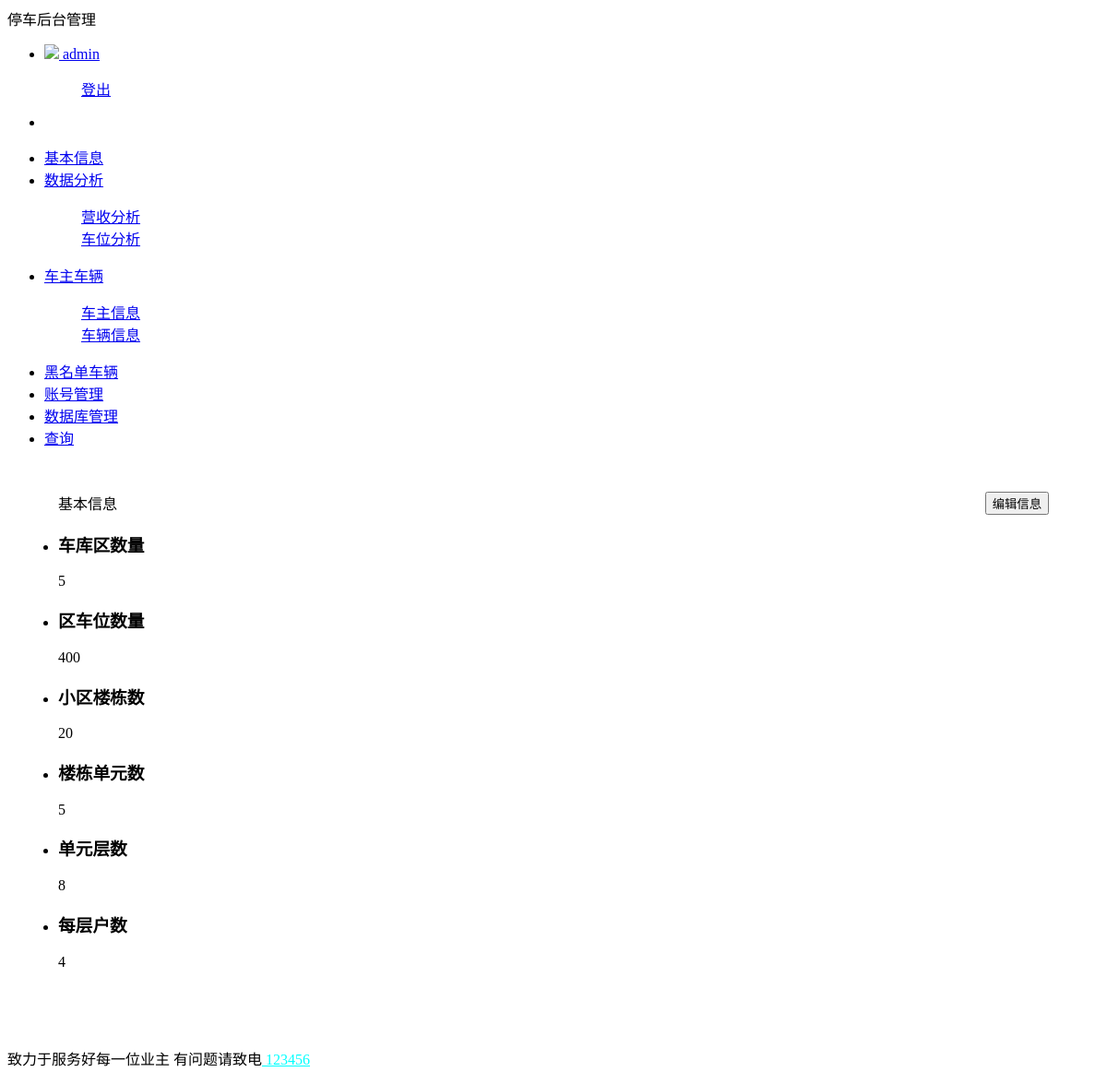
The page /ParkingManagementSystem/domain/baseinfo.php (signed in) on the database its author committed.
### tables this page shows
CREATE TABLE `baseinfo` (
  `cfs` int(11) NOT NULL COMMENT '车位分区数量',
  `cws` int(11) NOT NULL COMMENT '每个分区车位数量',
  `ls` int(11) NOT NULL COMMENT '小区楼栋数',
  `dys` int(11) NOT NULL COMMENT '楼栋单元数',
  `cs` int(11) NOT NULL COMMENT '单元层数',
  `hs` int(11) NOT NULL COMMENT '层户数'
);

### ParkingManagementSystem/domain/baseinfo.php (the view, shortened to what this page needs)
<?php
    include '../connect.php';
?>
<!DOCTYPE html>
<html>
<head>
    <link href="//cdn.staticfile.net/layui/2.9.11/css/layui.css" rel="stylesheet">
    <link href="../css/scrollable.css" rel="stylesheet">
</head>
<body>
    <div class="layui-layout layui-layout-admin">
        <div class="layui-header">
            <div class="layui-logo layui-hide-xs layui-bg-black">停车后台管理</div>
            <ul class="layui-nav layui-layout-right">
                <li class="layui-nav-item layui-hide layui-show-sm-inline-block">
                    <a href="javascript:;">
                        <img src="//unpkg.com/outeres@0.0.10/img/layui/icon-v2.png" class="layui-nav-img">
                        <?php echo $_SESSION['username'];?>
                    </a>
                    <dl class="layui-nav-child">
                        <dd><a href="../login.php">登出</a></dd>
                    </dl>
                </li>
                <li class="layui-nav-item" lay-header-event="menuRight" lay-unselect>
                </li>
            </ul>
        </div>
        <div class="layui-side layui-bg-black">
            <div class="layui-side-scroll">
            <ul class="layui-nav layui-nav-tree" lay-filter="test">
                <li class="layui-nav-item"><a href="baseinfo.php">基本信息</a></li>
                <li class="layui-nav-item">
                    <a class="" href="javascript:;">数据分析</a>
                    <dl class="layui-nav-child">
                        <?php
                            if($_SESSION['admin']){
                                echo "<dd><a href=\"moneyA.php\">营收分析</a></dd>";
                            }
                        ?>
                        <dd><a href="carA.php">车位分析 </a></dd>
                    </dl>
                </li>
                <li class="layui-nav-item">
                    <a href="javascript:;">车主车辆</a>
                    <dl class="layui-nav-child">
                        <?php
                            if($_SESSION['admin']){
                                echo "<dd><a href=\"manInfo.php\">车主信息</a></dd>";
                            }
                        ?>
                        <dd><a href="carInfo.php">车辆信息</a></dd>
                    </dl>
                </li>
                <li class="layui-nav-item"><a href="blackCar.php">黑名单车辆</a></li>
                <?php
                    if($_SESSION['admin']){
                        echo "<li class=\"layui-nav-item\"><a href=\"manager.php\">账号管理</a></li>
                            <li class=\"layui-nav-item\"><a href=\"database.php\">数据库管理</a></li>
                            <li class=\"layui-nav-item\"><a href=\"search.php\">查询</a></li>";
                    }
                ?>
            </ul>
            </div>
        </div>
        <div class="layui-body">
            <div style="padding: 15px;">
                <blockquote class="layui-elem-quote layui-text">
                    基本信息
                    <?php
                        if($_SESSION['admin']){
                            echo "<div class=\"layui-btn-group\" style=\"float: right\">
                                    <button id=\"editBtn\" class=\"layui-btn\">编辑信息</button>
                            </div>";
                        }
                    ?>
                </blockquote>
                <?php
                    $sql = "SELECT * FROM baseinfo";
                    $retval = mysqli_query($conn, $sql);
                    $row = mysqli_fetch_assoc($retval);
                ?>
                <div class="layui-card layui-panel">
                    <div class="layui-card-body">
                        <ul class="layui-row layui-col-space10 layui-this">
                            <li class="layui-col-xs3">
                                <h3>车库区数量</h3>
                                <p class="editable" data-field="cfs"><?php echo $row['cfs']; ?></p>
                            </li>
                            <li class="layui-col-xs3">
                                <h3>区车位数量</h3>
                                <p class="editable" data-field="cfs"><?php echo $row['cws']; ?></p>
                            </li>
                        </ul>
                        <ul class="layui-row layui-col-space10 layui-this">
                            <li class="layui-col-xs3">
                                <h3>小区楼栋数</h3>
                                <p class="editable" data-field="cfs"><?echo $row['ls'];?></p>
                            </li>
                            <li class="layui-col-xs3">
                                <h3>楼栋单元数</h3>
                                <p class="editable" data-field="cfs"><?php echo $row['dys']; ?></p>
                            </li>
                            <li class="layui-col-xs3">
                                <h3>单元层数</h3>
                                <p class="editable" data-field="cfs"><?php echo $row['cs']; ?></p>
                            </li>
                            <li class="layui-col-xs3">
                                <h3>每层户数</h3>
                                <p class="editable" data-field="cfs"><?php echo $row['hs']; ?></p>
                            </li>
                        </ul>
                    </div>
                </div>
                <br><br>
            </div>
        </div>
        <div class="layui-footer">
            <p>致力于服务好每一位业主 有问题请致电<a href="https://www.bilibili.com/" style="color: cyan;"> 123456</a></p>
        </div>
    </div>
</body>
</html>

### rows shown on the page
baseinfo: cfs "5", cws "400", ls "20", dys "5", cs "8", hs "4"

### other values the page prints
$_SESSION['username'] "admin"
